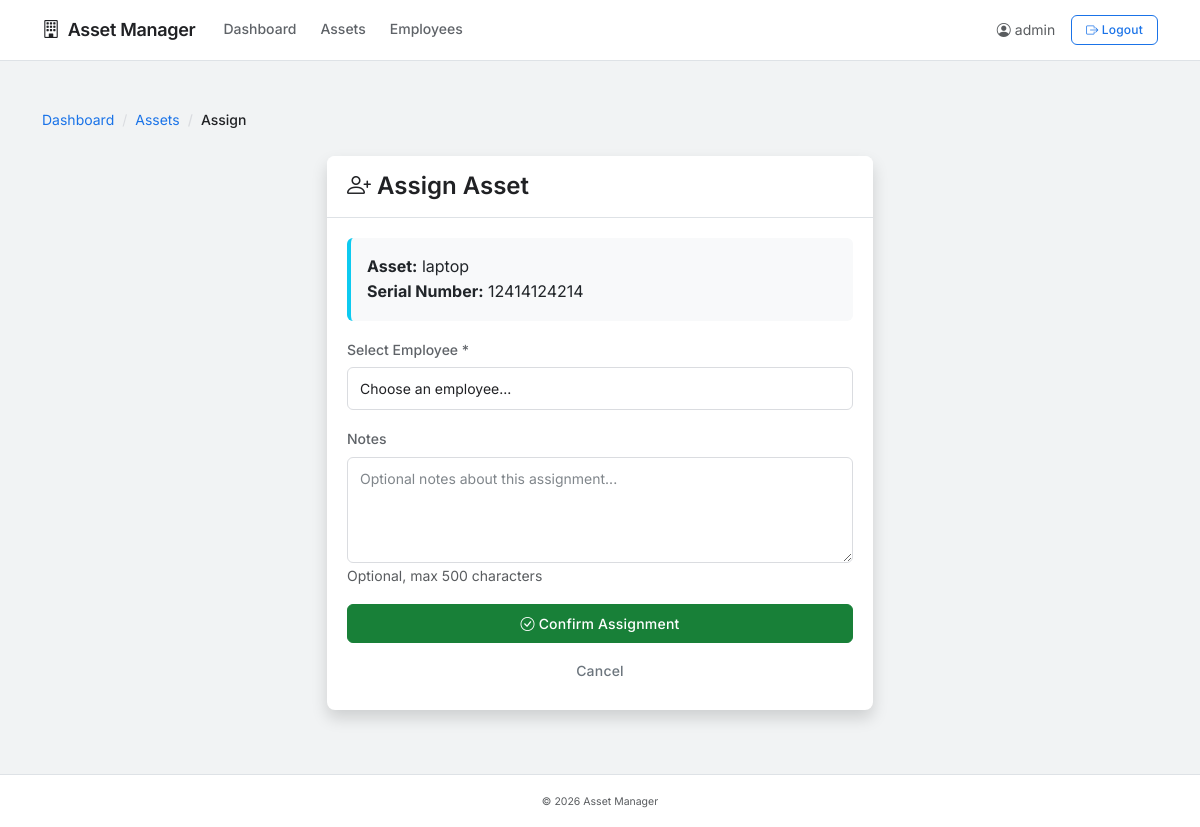
/assets/assign/2 (signed in), run on the app's committed database.
### app/models/user.py (models this page shows, shortened)
class User(UserMixin, db.Model):
    __tablename__ = 'users'
    id = db.Column(db.Integer, primary_key=True)
    username = db.Column(db.String(50), unique=True, nullable=False)
    password_hash = db.Column(db.String(255), nullable=False)
    created_at = db.Column(db.DateTime, default=datetime.utcnow)

### app/models/asset.py (models this page shows, shortened)
class Asset(db.Model):
    __tablename__ = 'assets'
    id = db.Column(db.Integer, primary_key=True)
    name = db.Column(db.String(100), nullable=False)
    serial_number = db.Column(db.String(50), unique=True, nullable=False)
    category = db.Column(db.String(50), nullable=False)
    purchased_from = db.Column(db.String(100))
    purchased_date = db.Column(db.Date)
    created_at = db.Column(db.DateTime, default=datetime.utcnow)
    assignments = db.relationship('Assignment', backref='asset', lazy=True)

### app/routes/assets.py (the view, shortened to what this page needs)
@bp.route('/assign/<int:asset_id>', methods=['GET', 'POST'])
@login_required
def assign(asset_id):
    asset = Asset.query.get_or_404(asset_id)
    employees = Employee.query.all()
    active_assignment = Assignment.query.filter_by(asset_id=asset_id, returned_date=None).first()
    if active_assignment:
        flash('This asset is already assigned to someone! Please return it first.', 'warning')
        return redirect(url_for('assets.detail', asset_id=asset_id))
    return render_template('assign_asset.html', asset=asset, employees=employees, today=datetime.now().strftime('%Y-%m-%d'))

### app/routes/auth.py (called while the page is built)
@login_manager.user_loader
def load_user(user_id):
    return User.query.get(int(user_id))

### app/templates/assign_asset.html (shortened to what this page needs)
{% extends "base.html" %}
{% block content %}
<nav aria-label="breadcrumb" class="mb-4">
    <ol class="breadcrumb">
        <li class="breadcrumb-item"><a href="{{ url_for('dashboard.index') }}">Dashboard</a></li>
        <li class="breadcrumb-item"><a href="{{ url_for('assets.list') }}">Assets</a></li>
        <li class="breadcrumb-item active">Assign</li>
    </ol>
</nav>
<div class="row justify-content-center">
    <div class="col-md-6">
        <div class="card shadow">
            <div class="card-header bg-white border-bottom">
                <h4 class="mb-0 fw-semibold"><i class="bi bi-person-plus"></i> Assign Asset</h4>
            </div>
            <div class="card-body">
                <div class="bg-light p-3 rounded border-start border-4 border-info mb-3">
                    <strong>Asset:</strong> {{ asset.name }}<br>
                    <strong>Serial Number:</strong> {{ asset.serial_number }}
                </div>
                <form method="POST">
                    <div class="mb-3">
                        <label for="employee_id" class="form-label">Select Employee *</label>
                        <select class="form-select" id="employee_id" name="employee_id" required>
                            <option value="">Choose an employee...</option>
                        </select>
                    </div>
                    <div class="mb-3">
                        <label for="notes" class="form-label">Notes</label>
                        <textarea class="form-control" id="notes" name="notes" rows="4" maxlength="500"
                                  placeholder="Optional notes about this assignment..."></textarea>
                        <small class="text-muted">Optional, max 500 characters</small>
                    </div>
                    <div class="d-grid gap-2">
                        <button type="submit" class="btn btn-success">
                            <i class="bi bi-check-circle"></i> Confirm Assignment
                        </button>
                        <a href="{{ url_for('assets.detail', asset_id=asset.id) }}" class="btn btn-outline-secondary">
                            Cancel
                        </a>
                    </div>
                </form>
            </div>
        </div>
    </div>
</div>
{% endblock %}

### app/templates/base.html (shortened to what this page needs)
<!DOCTYPE html>
<html lang="en">
<head>
    <link href="https://cdn.jsdelivr.net/npm/bootstrap@5.3.2/dist/css/bootstrap.min.css" rel="stylesheet">
    <link href="https://cdn.jsdelivr.net/npm/bootstrap-icons@1.11.1/font/bootstrap-icons.css" rel="stylesheet">
    <link rel="stylesheet" href="{{ url_for('static', filename='css/custom.css') }}">
</head>
<body>
    <nav class="navbar navbar-expand-lg navbar-light bg-white border-bottom">
        <div class="container">
            <a class="navbar-brand fw-semibold" href="{{ url_for('dashboard.index') }}">
                <i class="bi bi-building me-2"></i>Asset Manager
            </a>
            <div class="collapse navbar-collapse" id="navbarNav">
                <ul class="navbar-nav me-auto">
                    <li class="nav-item">
                        <a class="nav-link" href="{{ url_for('dashboard.index') }}">Dashboard</a>
                    </li>
                    <li class="nav-item">
                        <a class="nav-link" href="{{ url_for('assets.list') }}">Assets</a>
                    </li>
                    <li class="nav-item">
                        <a class="nav-link" href="{{ url_for('employees.list') }}">Employees</a>
                    </li>
                </ul>
                <div class="d-flex align-items-center">
                    {% if current_user.is_authenticated %}
                        <span class="text-muted me-3 small">
                            <i class="bi bi-person-circle me-1"></i>{{ current_user.username }}
                        </span>
                        <a href="{{ url_for('auth.logout') }}" class="btn btn-outline-primary btn-sm">
                            <i class="bi bi-box-arrow-right"></i> Logout
                        </a>
                    {% else %}
                        <a href="{{ url_for('auth.login') }}" class="btn btn-primary btn-sm">
                            <i class="bi bi-lock"></i> Admin Login
                        </a>
                    {% endif %}
                </div>
            </div>
        </div>
    </nav>
    <div class="toast-container position-fixed top-0 end-0 p-3" style="z-index: 9999;">
    </div>
    <main class="container my-4">
        {% block content %}{% endblock %}
    </main>
    <footer class="text-center py-3 text-muted border-top mt-auto">
        <small>&copy; 2026 Asset Manager</small>
    </footer>
</body>
</html>

### app/static/css/custom.css (style rules this page uses)
:root { --primary: #1a73e8; --primary-dark: #1557b0; --primary-light: rgba(26, 115, 232, 0.08); --success: #188038; --warning: #f9ab00; --danger: #d93025; --gray-50: #f8f9fa; --gray-100: #f1f3f4; --gray-200: #e8eaed; --gray-300: #dadce0; --gray-500: #80868b; --gray-700: #5f6368; --gray-900: #202124; --shadow-sm: 0 1px 3px rgba(0, 0, 0, 0.08), 0 1px 2px rgba(0, 0, 0, 0.06); --shadow-md: 0 4px 6px rgba(0, 0, 0, 0.12), 0 2px 4px rgba(0, 0, 0, 0.08); --shadow-lg: 0 8px 16px rgba(0, 0, 0, 0.12); --radius: 8px; --radius-sm: 6px; --transition: all 0.2s ease; }
*, *::before, *::after { box-sizing: border-box; }
body { font-family: 'Inter', -apple-system, BlinkMacSystemFont, 'Segoe UI', Roboto, Oxygen, Ubuntu, sans-serif; background: var(--gray-100); color: var(--gray-900); min-height: 100vh; display: flex; flex-direction: column; line-height: 1.6; -webkit-font-smoothing: antialiased; -moz-osx-font-smoothing: grayscale; }
main { flex: 1; padding-top: 24px; padding-bottom: 40px; }
.card { background: #fff; border: none; border-radius: var(--radius); box-shadow: var(--shadow-sm); transition: box-shadow 0.2s ease; }
.card-header { background: #fff; border-bottom: 1px solid var(--gray-200); color: var(--gray-900); font-weight: 600; padding: 16px 20px; border-radius: var(--radius) var(--radius) 0 0 !important; }
.card-header:first-child { border-radius: var(--radius) var(--radius) 0 0; }
.card-body { padding: 20px; }
.btn { border-radius: var(--radius-sm); padding: 8px 24px; font-weight: 500; font-size: 14px; transition: var(--transition); letter-spacing: 0.2px; border: 1px solid transparent; }
.btn-outline-primary { border-color: var(--primary); color: var(--primary); }
.btn-success { background: var(--success); border-color: var(--success); }
.btn-sm { padding: 5px 14px; font-size: 12px; }
.form-control, .form-select { border: 1px solid var(--gray-300); border-radius: var(--radius-sm); padding: 10px 12px; font-size: 14px; color: var(--gray-900); transition: var(--transition); background: #fff; }
.form-control::placeholder { color: var(--gray-500); }
.form-label { font-weight: 500; color: var(--gray-700); margin-bottom: 6px; font-size: 14px; }
.navbar { background: #fff; border-bottom: 1px solid var(--gray-200); box-shadow: none; padding: 0 16px; min-height: 56px; }
.navbar-brand { font-weight: 600; font-size: 18px; color: var(--gray-900) !important; letter-spacing: -0.3px; }
.navbar .nav-link { color: var(--gray-700) !important; font-weight: 500; font-size: 14px; padding: 18px 12px !important; transition: var(--transition); border-bottom: 2px solid transparent; position: relative; }
.toast-container { position: fixed; top: 20px; right: 20px; z-index: 9999; }
.breadcrumb { background: transparent; padding: 0; margin-bottom: 16px; font-size: 14px; }
.breadcrumb-item { color: var(--gray-500); }
.breadcrumb-item + .breadcrumb-item::before { content: '/'; color: var(--gray-300); }
.breadcrumb-item.active { color: var(--gray-900); font-weight: 500; }
.breadcrumb-item a { color: var(--primary); text-decoration: none; transition: var(--transition); }
footer { margin-top: auto; border-top: 1px solid var(--gray-200); padding: 16px 0; font-size: 12px; color: var(--gray-500); background: #fff; }

### data on the page
User: username "admin"
Asset: name "laptop", serial_number "12414124214"
